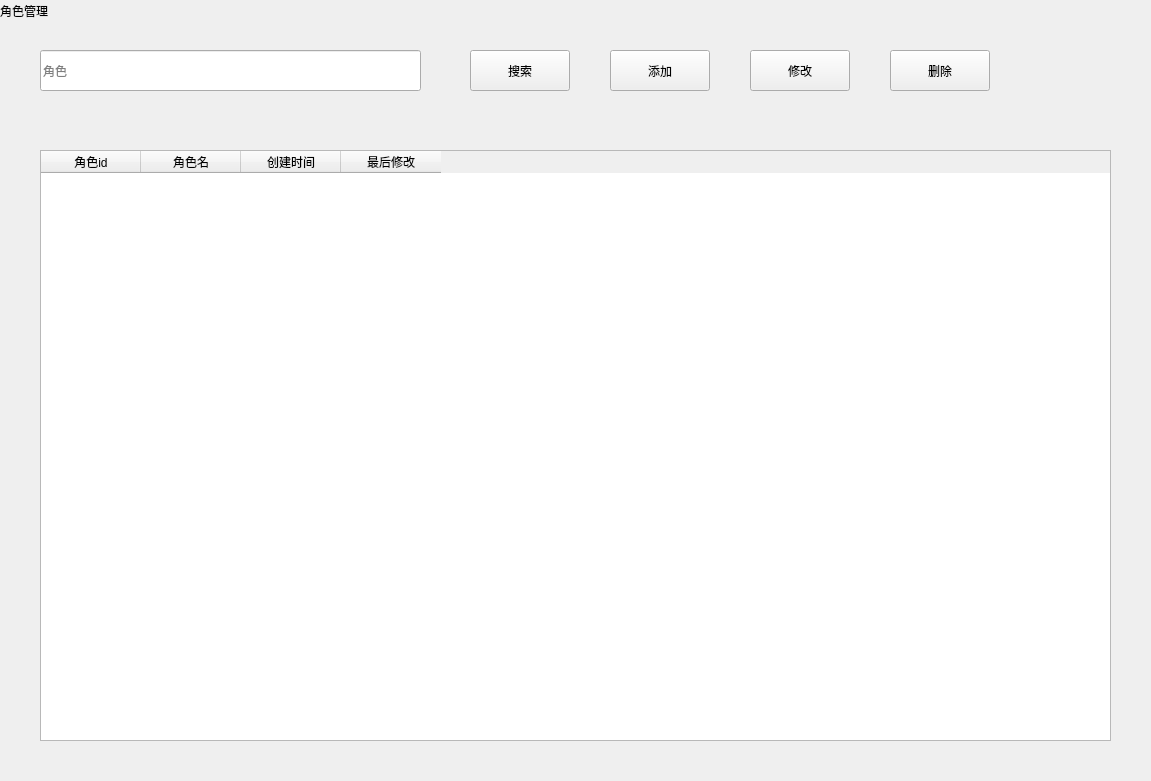
<?xml version="1.0" encoding="UTF-8"?>
<ui version="4.0">
 <class>Role_management</class>
 <widget class="QWidget" name="Role_management">
  <property name="geometry">
   <rect>
    <x>0</x>
    <y>0</y>
    <width>1151</width>
    <height>781</height>
   </rect>
  </property>
  <property name="windowTitle">
   <string>Form</string>
  </property>
  <widget class="QLineEdit" name="lineEdit">
   <property name="geometry">
    <rect>
     <x>40</x>
     <y>50</y>
     <width>381</width>
     <height>41</height>
    </rect>
   </property>
   <property name="placeholderText">
    <string>角色</string>
   </property>
  </widget>
  <widget class="QPushButton" name="pushButton">
   <property name="geometry">
    <rect>
     <x>470</x>
     <y>50</y>
     <width>100</width>
     <height>41</height>
    </rect>
   </property>
   <property name="text">
    <string>搜索</string>
   </property>
  </widget>
  <widget class="QTableWidget" name="tableWidget">
   <property name="geometry">
    <rect>
     <x>40</x>
     <y>150</y>
     <width>1071</width>
     <height>591</height>
    </rect>
   </property>
   <property name="selectionBehavior">
    <enum>QAbstractItemView::SelectRows</enum>
   </property>
   <column>
    <property name="text">
     <string>角色id</string>
    </property>
   </column>
   <column>
    <property name="text">
     <string>角色名</string>
    </property>
   </column>
   <column>
    <property name="text">
     <string>创建时间</string>
    </property>
   </column>
   <column>
    <property name="text">
     <string>最后修改</string>
    </property>
   </column>
  </widget>
  <widget class="QLabel" name="label">
   <property name="geometry">
    <rect>
     <x>0</x>
     <y>0</y>
     <width>81</width>
     <height>21</height>
    </rect>
   </property>
   <property name="text">
    <string>角色管理</string>
   </property>
  </widget>
  <widget class="QPushButton" name="increase">
   <property name="geometry">
    <rect>
     <x>610</x>
     <y>50</y>
     <width>100</width>
     <height>41</height>
    </rect>
   </property>
   <property name="text">
    <string>添加</string>
   </property>
  </widget>
  <widget class="QPushButton" name="delete_2">
   <property name="geometry">
    <rect>
     <x>890</x>
     <y>50</y>
     <width>100</width>
     <height>41</height>
    </rect>
   </property>
   <property name="text">
    <string>删除</string>
   </property>
  </widget>
  <widget class="QPushButton" name="modify">
   <property name="geometry">
    <rect>
     <x>750</x>
     <y>50</y>
     <width>100</width>
     <height>41</height>
    </rect>
   </property>
   <property name="text">
    <string>修改</string>
   </property>
  </widget>
 </widget>
 <resources/>
 <connections/>
</ui>
